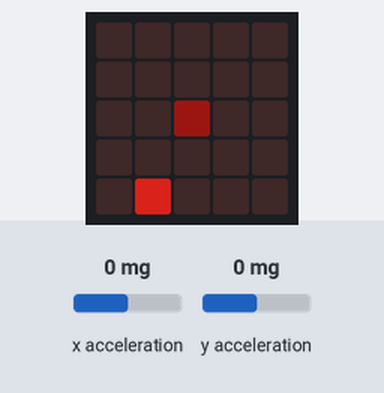
Simulated run of this program. Board: BBC micro:bit running MicroPython. On the bench: the board's 5×5 LED display. The test bench sets the inputs (shaded band); at power-on: x acceleration 0 mg, y acceleration 0 mg. Dim RGB values are drawn brighter than linear; random numbers come from a fixed seed.

Above: at 1.26 s.
1.3 s: x acceleration set to -1440 mg
At 1.36 s:
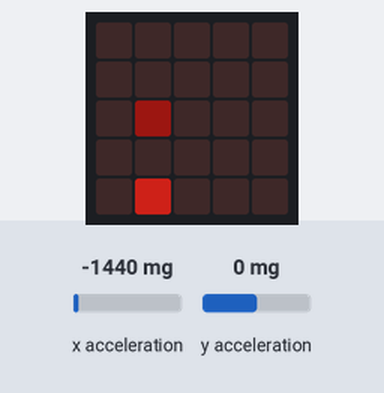
3.1 s: x acceleration set to 240 mg
4.6 s: x acceleration set to 275 mg
At 5.69 s:
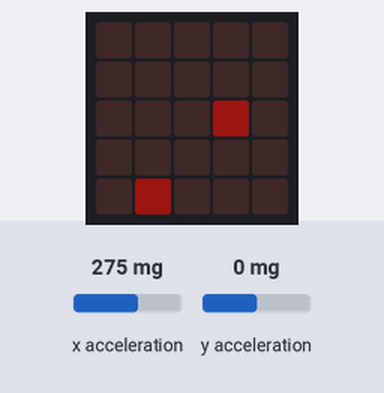
6.9 s: x acceleration set to -750 mg
At 8.51 s:
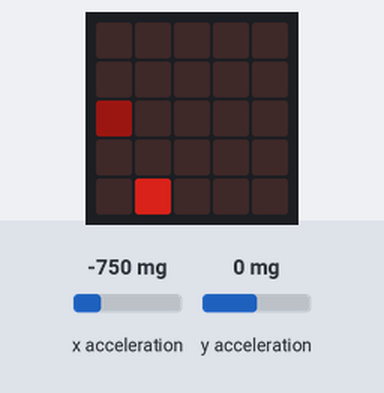

The program:

eat_the_dot.py
```python
from random import randint

from microbit import *
import music

FF_FANFARE = ["c5:1", "c5:1", "c5:1", "c5:3", "ab4:3", "bb4:3", "c5:2", "bb4:1", "c5:9"]

class Sprite:
    def __init__(self, x, y, brightness=9):
        self.x = x
        self.y = y
        self.brightness = brightness

    def clear(self):
        display.set_pixel(self.x, self.y, 0)

    def show(self):
        display.set_pixel(self.x, self.y, self.brightness)

class Mob(Sprite):
    def __init__(self, x, y):
        super().__init__(x, y, 1)
        self.last_moved = running_time()

    def input_move(self):
        tilt_threshold = 250
        if accelerometer.get_x() < -tilt_threshold:
            self.move("w")
        elif accelerometer.get_x() > tilt_threshold:
            self.move("e")
        elif accelerometer.get_y() < -tilt_threshold:
            self.move("n")
        elif accelerometer.get_y() > tilt_threshold:
            self.move("s")

    def move(self, dir):
        now = running_time()
        if now < self.last_moved + 500:
            return

        x0, y0 = x1, y1 = self.x, self.y
        if dir == "w" and x0 > 0:
            x1 = x0 - 1
        elif dir == "e" and x0 < 4:
            x1 = x0 + 1
        elif dir == "n" and y0 > 0:
            y1 = y0 - 1
        elif dir == "s" and y0 < 4:
            y1 = y0 + 1

        if x1 != x0 or y1 != y0:
            if x1 == food.x and y1 == food.y:
                audio.play(Sound.HAPPY, wait=True)
                self.brightness = min(9, self.brightness + 1)
                while food.x == x1 and food.y == y1:
                    food.jump()
                food.show()

            self.last_moved = now
            self.clear()
            self.x = x1
            self.y = y1
            self.show()


class Food(Sprite):
    def __init__(self):
        super().__init__(randint(0, 4), randint(0, 4), 1)
        self.brighten = True

    def jump(self):
        self.x = randint(0, 4)
        self.y = randint(0, 4)

    def update(self):
        if self.brighten:
            self.brightness += 1
            if self.brightness >= 5:
                self.brighten = False
        else:
            self.brightness -= 1
            if self.brightness <= 1:
                self.brighten = True
        self.show()


hero = Mob(2, 2)
hero.show()

food = Food()
while food.x == hero.x and food.y == hero.y:
    food.jump()
food.show()

while True:
    sleep(100)
    hero.input_move()
    food.update()
    if hero.brightness >= 9:
        music.play(FF_FANFARE, wait=False)
        display.show(Image.HAPPY, loop=True)
```

Measured:
- the behaviour switches between 250 and 251 mg on x acceleration (found by bisection; images 1 and 2)
